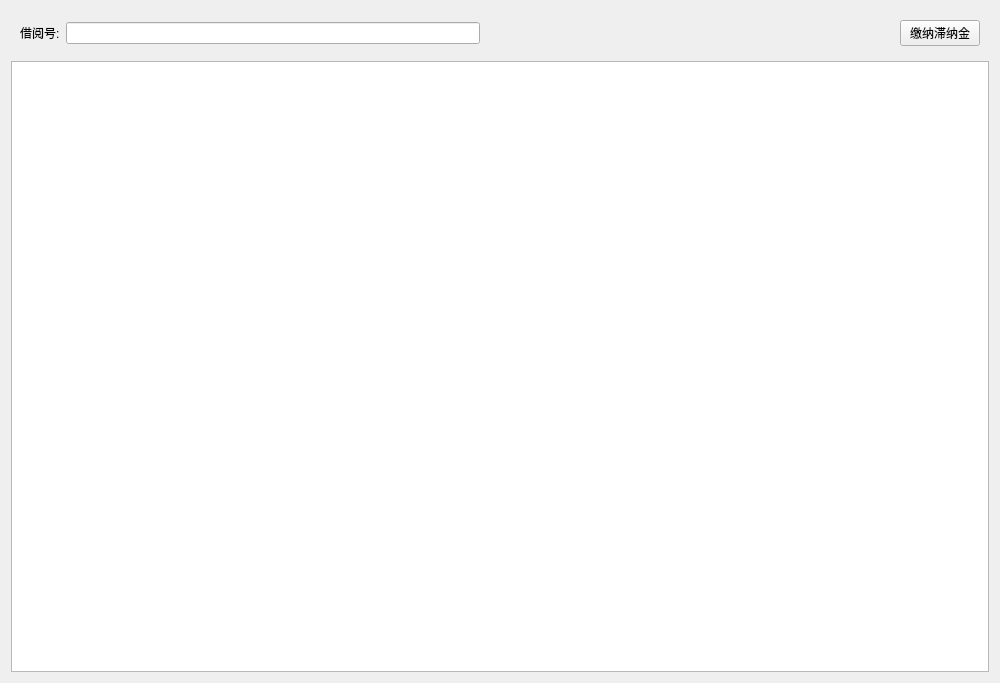
<?xml version="1.0" encoding="UTF-8"?>
<ui version="4.0">
 <class>AdminMoney</class>
 <widget class="QWidget" name="AdminMoney">
  <property name="geometry">
   <rect>
    <x>0</x>
    <y>0</y>
    <width>1000</width>
    <height>683</height>
   </rect>
  </property>
  <property name="windowTitle">
   <string>Form</string>
  </property>
  <layout class="QGridLayout" name="gridLayout_3">
   <item row="0" column="0">
    <widget class="QWidget" name="widget" native="true">
     <layout class="QGridLayout" name="gridLayout_2">
      <item row="0" column="0">
       <layout class="QGridLayout" name="gridLayout">
        <item row="0" column="1">
         <widget class="QLineEdit" name="le_BID"/>
        </item>
        <item row="0" column="0">
         <widget class="QLabel" name="label">
          <property name="text">
           <string>借阅号:</string>
          </property>
         </widget>
        </item>
        <item row="0" column="2">
         <spacer name="horizontalSpacer">
          <property name="orientation">
           <enum>Qt::Horizontal</enum>
          </property>
          <property name="sizeHint" stdset="0">
           <size>
            <width>40</width>
            <height>20</height>
           </size>
          </property>
         </spacer>
        </item>
       </layout>
      </item>
      <item row="0" column="1">
       <widget class="QPushButton" name="pb_Money">
        <property name="text">
         <string>缴纳滞纳金</string>
        </property>
       </widget>
      </item>
     </layout>
    </widget>
   </item>
   <item row="1" column="0">
    <widget class="QTableWidget" name="tw_UserJY"/>
   </item>
  </layout>
 </widget>
 <resources/>
 <connections/>
</ui>
